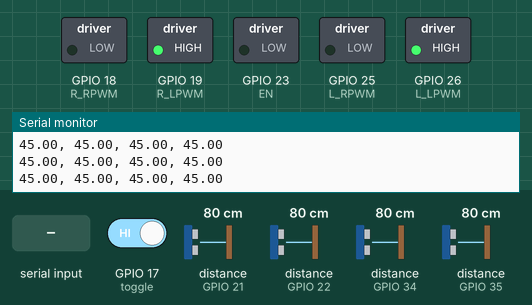
Simulated run of this sketch. Board: ESP32. Shown: switched loads named in the sketch (green lamp = pin HIGH), the last lines printed to the serial monitor. Wiring (inferred from the names in the program): 4 × ultrasonic range finder: trigger GPIO 4, echo GPIO 22 / trigger GPIO 14, echo GPIO 35 / trigger GPIO 16, echo GPIO 21 / trigger GPIO 27, echo GPIO 34. Dashed ring = blinking. The inputs (shaded band) are chosen by the test bench; at power-on: distance to the obstacle (sensors on GPIO 21, GPIO 22, GPIO 34, GPIO 35) 80 cm, GPIO 17 (toggle) HIGH. The echo pulse lasts 58.3 µs per cm; nothing arrives over Bluetooth unless stated; pins used as bus, display or sensor lines are not drawn.

Above: at 1.2 s.
1.3 s: distance to the obstacle (sensor on GPIO 21) set to 37 cm
2.8 s: distance to the obstacle (sensor on GPIO 21) set to 33 cm
At 3.14 s:
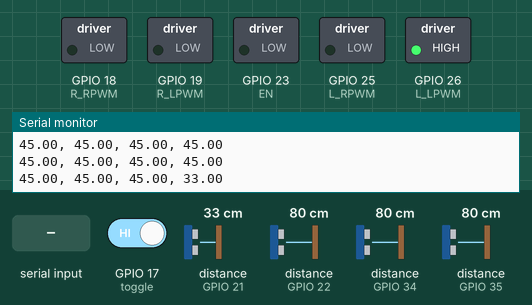
5.8 s: "90\n" received over the second serial link
8.4 s: distance to the obstacle (sensor on GPIO 22) set to 2 cm
At 8.8 s:
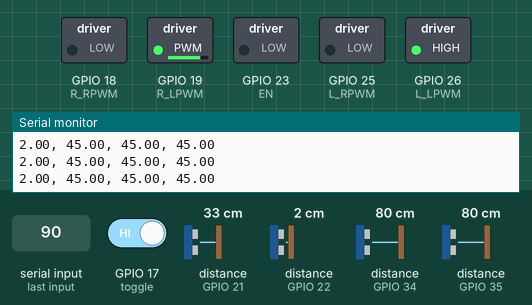
9.9 s: GPIO 17 (toggle) driven LOW
At 11.1 s:
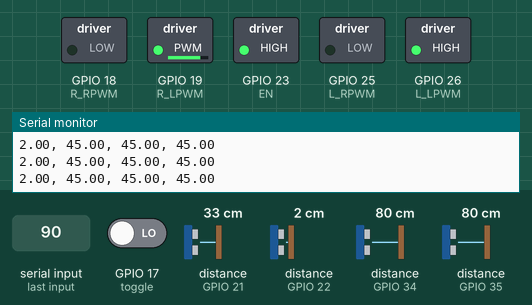
11.4 s: distance to the obstacle (sensor on GPIO 22) set to 9 cm
At 11.8 s:
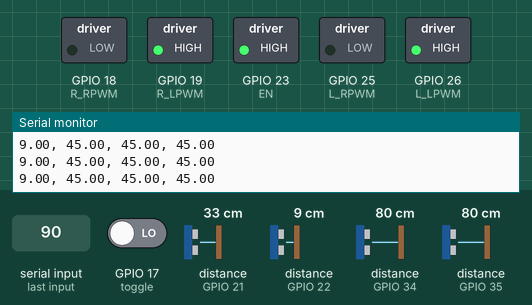
Timing chart, 0 to 15.4 s (numbered marks = the images above; inputs shaded):
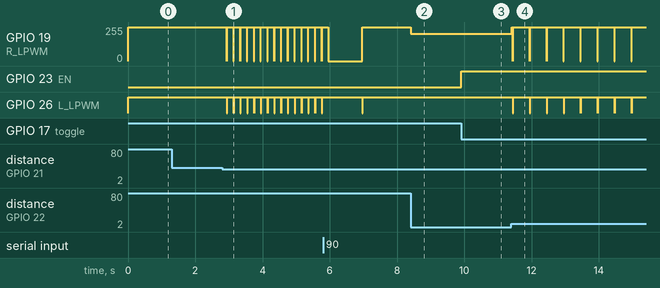

Measured:
- the behaviour switches between 34 and 33 cm on distance to the obstacle (sensor on GPIO 21) (found by bisection; images 0 and 1)
- after the input at 2.8 s, GPIO 19 (R_LPWM): alternates 255/255 for 0.19 s and 0/255 for 0.01 s, starting after 0.13 s; GPIO 26 (L_LPWM): alternates HIGH for 0.19 s and LOW for 0.01 s, starting after 0.14 s
- after the input at 8.4 s, GPIO 19 (R_LPWM): 255/255 → 204/255 at once
- after the input at 9.9 s, GPIO 23 (EN): LOW → HIGH at once
- after the input at 11.4 s, GPIO 19 (R_LPWM): 204/255 → 255/255 at once, then repeats every 0.50 s: 0/255 0.01 s, 255/255 0.50 s; GPIO 26 (L_LPWM): alternates HIGH for 0.50 s and LOW for 0.01 s, starting at once

The sketch:

stem255i.ino
```cpp
#include <BluetoothSerial.h>

BluetoothSerial SerialBT;

// ================= PID =================
volatile float Kp = 32 , Ki = 0.0, Kd = 2.2;
float derivative = 0.0;
float integral = 0.0;
float error, lastError, output;
unsigned long prevMillis = 0;

// ============== SPEED ==================
volatile int baseSpeed = 255;
int leftSpeed, rightSpeed;
const float setPoint = 4;

// ============== INPUT ==================
const int toggle = 17;

const int minDist = 2;
const int maxDist = 45;

float right, left;

// =========== ULTRASONIC ================
struct UltrasonicSensor {
  int trigPin;
  int echoPin;
  int currentDist;
  int prevDist;

  void initializePins() {
    pinMode(trigPin, OUTPUT);
    pinMode(echoPin, INPUT);
  }
};

UltrasonicSensor rightUltra, leftUltra, frontRightUltra, frontLeftUltra;

// ============ MOTOR ====================
const int EN = 23;

const int L_LPWM = 26;
const int L_RPWM = 25;

const int R_LPWM = 19;
const int R_RPWM = 18;

// ============= PWM =====================
#define PWM_FREQ 20000
#define PWM_RES 8

// ======================================
void setup() {
  Serial.begin(115200);
  SerialBT.begin("SKYT");

  rightUltra.trigPin = 4;
  rightUltra.echoPin = 22;
  rightUltra.initializePins();

  frontRightUltra.trigPin = 16;
  frontRightUltra.echoPin = 21;
  frontRightUltra.initializePins();

  leftUltra.trigPin = 27;
  leftUltra.echoPin = 34;
  leftUltra.initializePins();

  frontLeftUltra.trigPin = 14;
  frontLeftUltra.echoPin = 35;
  frontLeftUltra.initializePins();

  pinMode(EN, OUTPUT);
  digitalWrite(EN, HIGH);

  ledcAttach(L_RPWM, PWM_FREQ, PWM_RES);
  ledcAttach(L_LPWM, PWM_FREQ, PWM_RES);
  ledcAttach(R_RPWM, PWM_FREQ, PWM_RES);
  ledcAttach(R_LPWM, PWM_FREQ, PWM_RES);

  pinMode(toggle, INPUT_PULLUP);

  xTaskCreatePinnedToCore(
    BT_TuningTask,
    "BT_Task",
    4000,
    NULL,
    1,
    NULL,
    0
  );
}

// ========== BLUETOOTH TUNING ===========
void BT_TuningTask(void *pvParameters) {
  for (;;) {
    if (SerialBT.available()) {
      char type = SerialBT.read();        // P, I, D, S
      float val = SerialBT.parseFloat();

      if (type == 'P') {
        Kp = val;
        SerialBT.print("Kp = ");
        SerialBT.println(Kp);
      }
      else if (type == 'I') {
        Ki = val;
        SerialBT.print("Ki = ");
        SerialBT.println(Ki);
      }
      else if (type == 'D') {
        Kd = val;
        SerialBT.print("Kd = ");
        SerialBT.println(Kd);
      }
      else if (type == 'S') {
        baseSpeed = (int)val;
        SerialBT.print("BaseSpeed = ");
        SerialBT.println(baseSpeed);
      }
    }
    vTaskDelay(100 / portTICK_PERIOD_MS);
  }
}

// ================= LOOP ================
void loop() {

  if (!digitalRead(toggle)) digitalWrite(EN, HIGH);
  else digitalWrite(EN, LOW);

  readUltrasonic(rightUltra);
  readUltrasonic(leftUltra);
  readUltrasonic(frontRightUltra);
  readUltrasonic(frontLeftUltra);

  float rightDist = rightUltra.currentDist;
  float leftDist = leftUltra.currentDist;
  float frontRightDist = frontRightUltra.currentDist;
  float frontLeftDist = frontLeftUltra.currentDist;

  Serial.print(rightDist); Serial.print(", ");
  Serial.print(leftDist); Serial.print(", ");
  Serial.print(frontLeftDist); Serial.print(", ");
  Serial.println(frontRightDist);

  // Error calculation (weighted)
  error = (leftDist - rightDist) * 0 +
          (frontLeftDist - frontRightDist) * 1;

  output = PID(error);

  if (rightDist <= 4.5) {
    rightSpeed = baseSpeed - 50;
    leftSpeed = baseSpeed;
  }
  else if (leftDist <= 4.5) {
    rightSpeed = baseSpeed;
    leftSpeed = baseSpeed - 50;
  }
  else {
    leftSpeed = baseSpeed + output;
    rightSpeed = baseSpeed - output;
  }

  leftSpeed = constrain(leftSpeed, 0, 255);
  rightSpeed = constrain(rightSpeed, 0, 255);

  ledcWrite(L_LPWM, leftSpeed);
  ledcWrite(L_RPWM, 0);

  ledcWrite(R_LPWM, rightSpeed);
  ledcWrite(R_RPWM, 0);
}

// =========== ULTRASONIC READ ===========
void readUltrasonic(UltrasonicSensor &s) {
  digitalWrite(s.trigPin, LOW);
  delayMicroseconds(2);
  digitalWrite(s.trigPin, HIGH);
  delayMicroseconds(10);
  digitalWrite(s.trigPin, LOW);

  long duration = pulseIn(s.echoPin, HIGH, 2300);
  float rawDist = (duration == 0) ? maxDist : (duration * 0.0343 / 2);

  s.prevDist = rawDist;
  s.currentDist = rawDist;
}

// ================= PID =================
float PID(float e) {
  unsigned long currentMillis = millis();
  float dt = (currentMillis - prevMillis) / 1000.0;
  if (dt <= 0) dt = 0.001;

  integral += e * dt;
  integral = constrain(integral, -100, 100); // anti-windup

  derivative = (e - lastError) / dt;

  lastError = e;
  prevMillis = currentMillis;

  return (Kp * e) + (Ki * integral) + (Kd * derivative);
}
```
